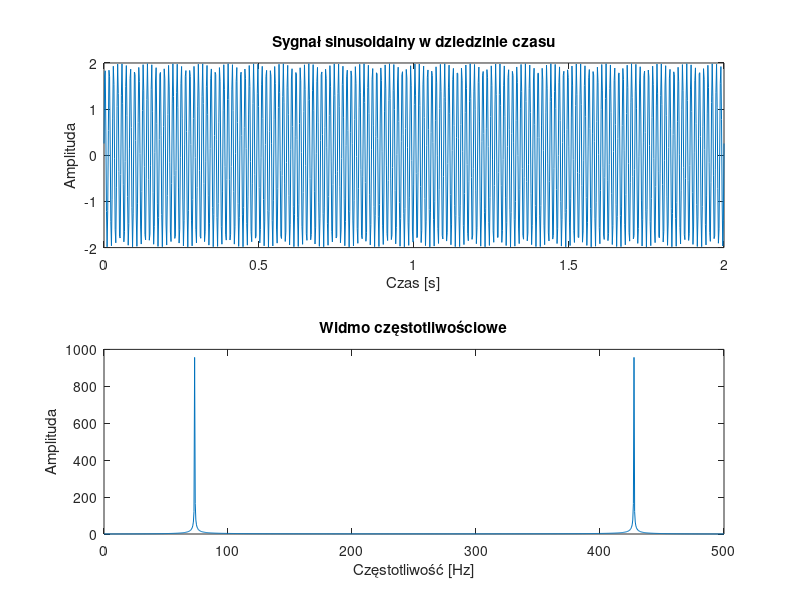

Write MATLAB code to recreate this figure.
% Parametry sygnału
amplituda = 1;
czestotliwosc = 73; % Hz
czas_trwania = 2; % sekundy
czestotliwosc_probkowania = 500; % Hz
przesuniecie=3; % sekundy

% Czas sygnału
t = linspace(0, czas_trwania, czas_trwania * czestotliwosc_probkowania);

% Generowanie sygnału 
sygnal =  sin(2 * pi * czestotliwosc * t) + sin(2 * pi * czestotliwosc * t + 2 * pi * przesuniecie / czestotliwosc);

% Transformaty Fouriera
widmo = abs(fft(sygnal));
f = linspace(0, czestotliwosc_probkowania, length(widmo));

% Wykresy
subplot(2, 1, 1);
plot(t, sygnal);
title('Sygnał sinusoidalny w dziedzinie czasu');
xlabel('Czas [s]');
ylabel('Amplituda');

subplot(2, 1, 2);
plot(f, widmo);
title('Widmo częstotliwościowe');
xlabel('Częstotliwość [Hz]');
ylabel('Amplituda');
pause;
